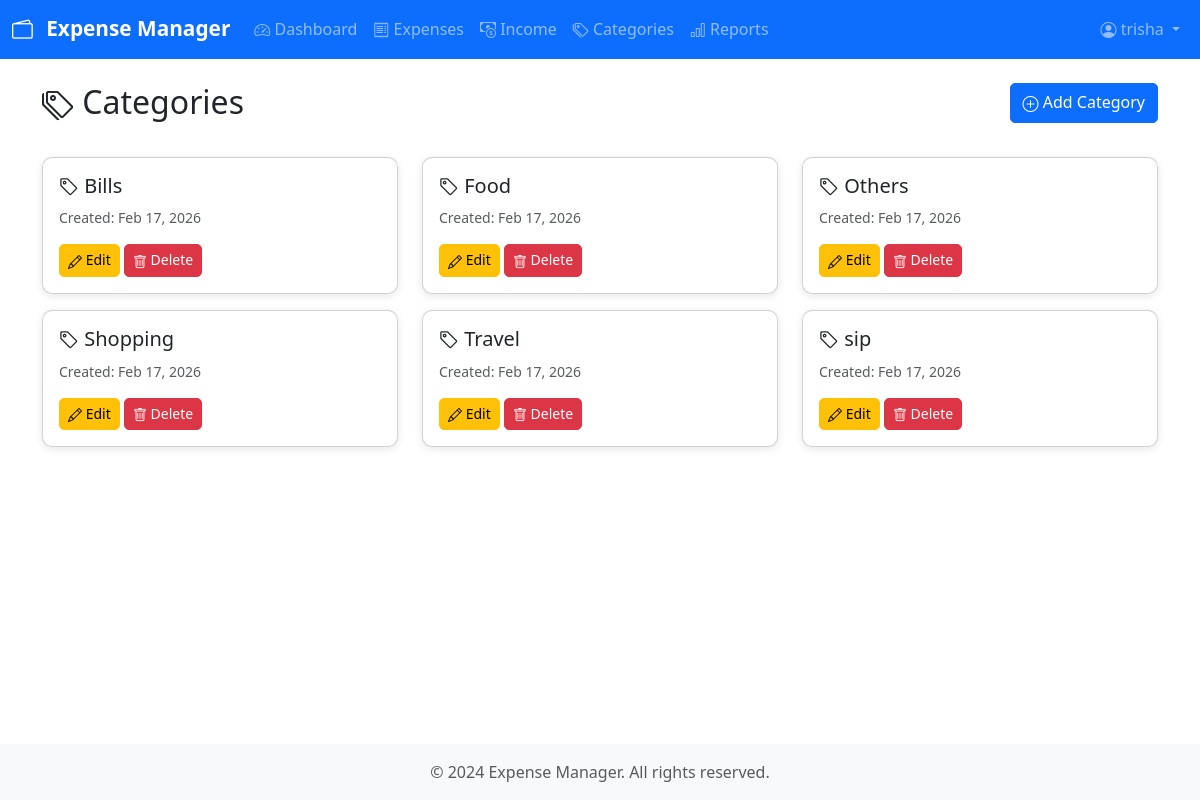
Page /categories/ (signed in) on the committed database.
### expenses/models.py (models this page shows, shortened)
class Category(models.Model):
    name = models.CharField(max_length=100)
    user = models.ForeignKey(User, on_delete=models.CASCADE)
    created_at = models.DateTimeField(auto_now_add=True)
    class Meta:
        verbose_name_plural = 'Categories'
        ordering = ['name']

### expenses/views.py (the view)
# urls.py: path('categories/', views.category_list, name='category_list'),
@login_required
def category_list(request):
    categories = Category.objects.filter(user=request.user)
    return render(request, 'expenses/category_list.html', {'categories': categories})

### templates/expenses/category_list.html (shortened to what this page needs)
{% extends 'base.html' %}
{% block content %}
<div class="row mb-4">
    <div class="col">
        <h2><i class="bi bi-tags"></i> Categories</h2>
    </div>
    <div class="col text-end">
        <a href="{% url 'category_create' %}" class="btn btn-primary">
            <i class="bi bi-plus-circle"></i> Add Category
        </a>
    </div>
</div>
<div class="row">
    {% for category in categories %}
    <div class="col-md-4 mb-3">
        <div class="card">
            <div class="card-body">
                <h5 class="card-title">
                    <i class="bi bi-tag"></i> {{ category.name }}
                </h5>
                <p class="text-muted small mb-3">Created: {{ category.created_at|date:"M d, Y" }}</p>
                <a href="{% url 'category_update' category.pk %}" class="btn btn-sm btn-warning">
                    <i class="bi bi-pencil"></i> Edit
                </a>
                <button type="button" class="btn btn-sm btn-danger" data-bs-toggle="modal" data-bs-target="#deleteModal{{ category.pk }}">
                    <i class="bi bi-trash"></i> Delete
                </button>
            </div>
        </div>
    </div>
    {% empty %}
    <div class="col-12">
        <p class="text-center text-muted">No categories found.</p>
    </div>
    {% endfor %}
</div>
{% endblock %}

### templates/base.html (shortened to what this page needs)
<!DOCTYPE html>
<html lang="en">
<head>
    <link href="https://cdn.jsdelivr.net/npm/bootstrap@5.3.0/dist/css/bootstrap.min.css" rel="stylesheet">
    <link rel="stylesheet" href="https://cdn.jsdelivr.net/npm/bootstrap-icons@1.10.0/font/bootstrap-icons.css">
    {% load static %}
    <link rel="stylesheet" href="{% static 'css/style.css' %}">
</head>
<body>
    {% if user.is_authenticated %}
    <nav class="navbar navbar-expand-lg navbar-dark bg-primary">
        <div class="container-fluid">
            <a class="navbar-brand" href="{% url 'dashboard' %}">
                <i class="bi bi-wallet2"></i> Expense Manager
            </a>
            <div class="collapse navbar-collapse" id="navbarNav">
                <ul class="navbar-nav me-auto">
                    <li class="nav-item">
                        <a class="nav-link" href="{% url 'dashboard' %}">
                            <i class="bi bi-speedometer2"></i> Dashboard
                        </a>
                    </li>
                    <li class="nav-item">
                        <a class="nav-link" href="{% url 'expense_list' %}">
                            <i class="bi bi-receipt"></i> Expenses
                        </a>
                    </li>
                    <li class="nav-item">
                        <a class="nav-link" href="{% url 'income_list' %}">
                            <i class="bi bi-cash-coin"></i> Income
                        </a>
                    </li>
                    <li class="nav-item">
                        <a class="nav-link" href="{% url 'category_list' %}">
                            <i class="bi bi-tags"></i> Categories
                        </a>
                    </li>
                    <li class="nav-item">
                        <a class="nav-link" href="{% url 'reports' %}">
                            <i class="bi bi-bar-chart"></i> Reports
                        </a>
                    </li>
                </ul>
                <ul class="navbar-nav">
                    <li class="nav-item dropdown">
                        <a class="nav-link dropdown-toggle" href="#" id="userDropdown" role="button" data-bs-toggle="dropdown">
                            <i class="bi bi-person-circle"></i> {{ user.username }}
                        </a>
                    </li>
                </ul>
            </div>
        </div>
    </nav>
    {% endif %}
    <main class="{% if user.is_authenticated %}container my-4{% endif %}">
        {% block content %}{% endblock %}
    </main>
    <footer class="bg-light text-center text-muted py-3 mt-5">
        <div class="container">
            <p class="mb-0">&copy; 2024 Expense Manager. All rights reserved.</p>
        </div>
    </footer>
    {% load static %}
</body>
</html>

### static/css/style.css (style rules this page uses)
:root { --primary-color: #0d6efd; --danger-color: #dc3545; --success-color: #198754; --warning-color: #ffc107; }
body { min-height: 100vh; display: flex; flex-direction: column; }
main { flex: 1; }
.navbar-brand { font-weight: bold; font-size: 1.3rem; }
.navbar-brand i { margin-right: 8px; }
.card { border-radius: 10px; box-shadow: 0 2px 8px rgba(0, 0, 0, 0.1); transition: transform 0.2s, box-shadow 0.2s; }
.btn { border-radius: 5px; transition: all 0.3s; }
footer { margin-top: auto; }
.bi { vertical-align: middle; }
* { transition: background-color 0.3s ease; }

### rows in the picture
Category: name "Bills", created_at "Feb 17, 2026"
Category: name "Food", created_at "Feb 17, 2026"
Category: name "Others", created_at "Feb 17, 2026"
Category: name "Shopping", created_at "Feb 17, 2026"
Category: name "Travel", created_at "Feb 17, 2026"
Category: name "sip", created_at "Feb 17, 2026"

### other values in the picture
{{ user.username }} "trisha"
